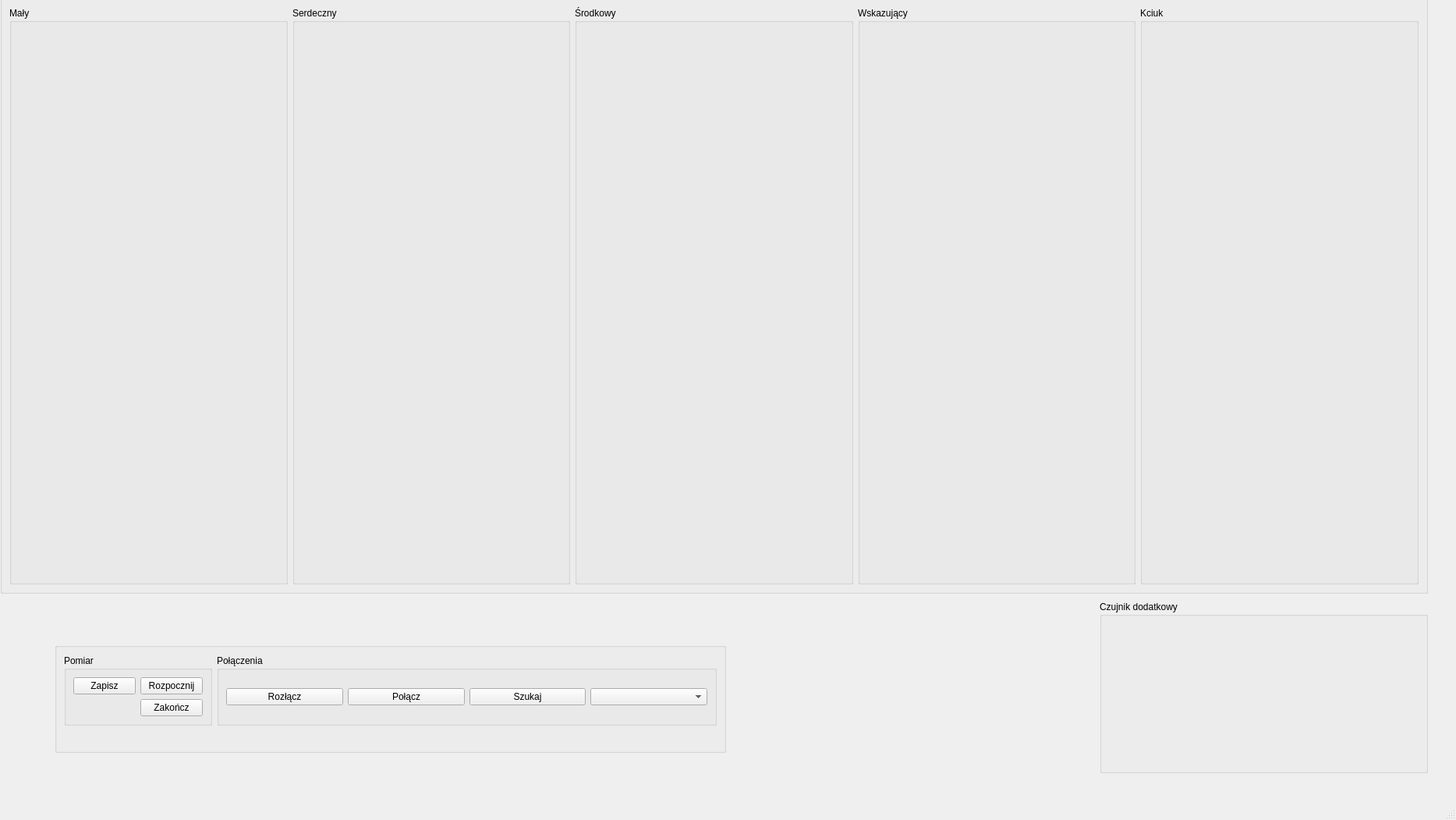
<?xml version="1.0" encoding="UTF-8"?>
<ui version="4.0">
 <class>MainWindow</class>
 <widget class="QMainWindow" name="MainWindow">
  <property name="geometry">
   <rect>
    <x>0</x>
    <y>0</y>
    <width>1867</width>
    <height>1051</height>
   </rect>
  </property>
  <property name="windowTitle">
   <string>MainWindow</string>
  </property>
  <widget class="QWidget" name="centralwidget">
   <widget class="QGroupBox" name="groupBox_3">
    <property name="geometry">
     <rect>
      <x>0</x>
      <y>-20</y>
      <width>1831</width>
      <height>781</height>
     </rect>
    </property>
    <property name="title">
     <string>Wykresy</string>
    </property>
    <layout class="QGridLayout" name="gridLayout_2">
     <item row="0" column="0">
      <widget class="QGroupBox" name="groupBox_5">
       <property name="title">
        <string>Mały</string>
       </property>
       <layout class="QVBoxLayout" name="verticalLayout">
        <item>
         <widget class="QCustomPlot" name="plot6" native="true"/>
        </item>
        <item>
         <widget class="QCustomPlot" name="plot11" native="true"/>
        </item>
        <item>
         <widget class="QCustomPlot" name="plot12" native="true"/>
        </item>
       </layout>
      </widget>
     </item>
     <item row="0" column="1">
      <widget class="QGroupBox" name="groupBox_6">
       <property name="title">
        <string>Serdeczny</string>
       </property>
       <layout class="QVBoxLayout" name="verticalLayout_2">
        <item>
         <widget class="QCustomPlot" name="plot9" native="true"/>
        </item>
        <item>
         <widget class="QCustomPlot" name="plot8" native="true"/>
        </item>
        <item>
         <widget class="QCustomPlot" name="plot10" native="true"/>
        </item>
       </layout>
      </widget>
     </item>
     <item row="0" column="2">
      <widget class="QGroupBox" name="groupBox_7">
       <property name="title">
        <string>Środkowy</string>
       </property>
       <layout class="QVBoxLayout" name="verticalLayout_3">
        <item>
         <widget class="QCustomPlot" name="plot13" native="true"/>
        </item>
        <item>
         <widget class="QCustomPlot" name="plot16" native="true"/>
        </item>
        <item>
         <widget class="QCustomPlot" name="plot3" native="true"/>
        </item>
       </layout>
      </widget>
     </item>
     <item row="0" column="3">
      <widget class="QGroupBox" name="groupBox_8">
       <property name="title">
        <string>Wskazujący</string>
       </property>
       <layout class="QVBoxLayout" name="verticalLayout_4">
        <item>
         <widget class="QCustomPlot" name="plot14" native="true"/>
        </item>
        <item>
         <widget class="QCustomPlot" name="plot15" native="true"/>
        </item>
        <item>
         <widget class="QCustomPlot" name="plot2" native="true"/>
        </item>
       </layout>
      </widget>
     </item>
     <item row="0" column="4">
      <widget class="QGroupBox" name="groupBox_9">
       <property name="title">
        <string>Kciuk</string>
       </property>
       <layout class="QVBoxLayout" name="verticalLayout_5">
        <item>
         <widget class="QCustomPlot" name="plot6_2" native="true"/>
        </item>
        <item>
         <widget class="QCustomPlot" name="plot5" native="true"/>
        </item>
        <item>
         <widget class="QCustomPlot" name="plot1" native="true"/>
        </item>
       </layout>
      </widget>
     </item>
    </layout>
   </widget>
   <widget class="QGroupBox" name="groupBox_4">
    <property name="geometry">
     <rect>
      <x>70</x>
      <y>824</y>
      <width>861</width>
      <height>141</height>
     </rect>
    </property>
    <property name="title">
     <string/>
    </property>
    <layout class="QFormLayout" name="formLayout_2">
     <item row="0" column="0">
      <widget class="QGroupBox" name="groupBox_2">
       <property name="title">
        <string>Pomiar</string>
       </property>
       <layout class="QFormLayout" name="formLayout">
        <item row="0" column="0">
         <widget class="QPushButton" name="pushButton_3">
          <property name="text">
           <string>Zapisz</string>
          </property>
         </widget>
        </item>
        <item row="0" column="1">
         <widget class="QPushButton" name="pushButton">
          <property name="text">
           <string>Rozpocznij</string>
          </property>
         </widget>
        </item>
        <item row="1" column="1">
         <widget class="QPushButton" name="pushButton_2">
          <property name="text">
           <string>Zakończ</string>
          </property>
         </widget>
        </item>
       </layout>
      </widget>
     </item>
     <item row="0" column="1">
      <widget class="QGroupBox" name="groupBox">
       <property name="title">
        <string>Połączenia</string>
       </property>
       <layout class="QHBoxLayout" name="horizontalLayout_2">
        <item>
         <widget class="QPushButton" name="roalacz">
          <property name="text">
           <string>Rozłącz</string>
          </property>
         </widget>
        </item>
        <item>
         <widget class="QPushButton" name="polacz">
          <property name="text">
           <string>Połącz</string>
          </property>
         </widget>
        </item>
        <item>
         <widget class="QPushButton" name="szukaj">
          <property name="text">
           <string>Szukaj</string>
          </property>
         </widget>
        </item>
        <item>
         <widget class="QComboBox" name="comboBoxdevices"/>
        </item>
       </layout>
      </widget>
     </item>
    </layout>
   </widget>
   <widget class="QGroupBox" name="groupBox_10">
    <property name="geometry">
     <rect>
      <x>1410</x>
      <y>770</y>
      <width>421</width>
      <height>221</height>
     </rect>
    </property>
    <property name="title">
     <string>Czujnik dodatkowy</string>
    </property>
    <widget class="QCustomPlot" name="plot4" native="true">
     <property name="geometry">
      <rect>
       <x>32</x>
       <y>30</y>
       <width>361</width>
       <height>181</height>
      </rect>
     </property>
    </widget>
   </widget>
  </widget>
  <widget class="QMenuBar" name="menubar">
   <property name="geometry">
    <rect>
     <x>0</x>
     <y>0</y>
     <width>1867</width>
     <height>20</height>
    </rect>
   </property>
  </widget>
  <widget class="QStatusBar" name="statusbar"/>
 </widget>
 <customwidgets>
  <customwidget>
   <class>QCustomPlot</class>
   <extends>QWidget</extends>
   <header>qcustomplot.h</header>
   <container>1</container>
  </customwidget>
 </customwidgets>
 <resources/>
 <connections/>
</ui>
